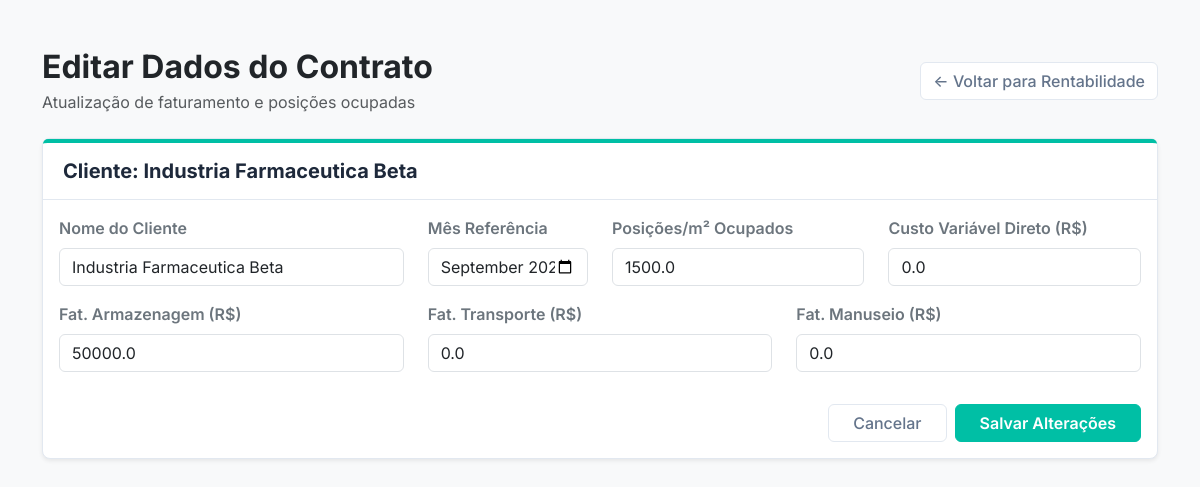
Screenshot of /editar_cliente/1 (signed in) with the database file from the repository.
### app.py (models this page shows, shortened)
class OperacaoCliente(db.Model):
    id = db.Column(db.Integer, primary_key=True)
    cd_id = db.Column(db.Integer, db.ForeignKey('centro_distribuicao.id'), nullable=False)
    mes_referencia = db.Column(db.String(7), nullable=False, default="2026-09") # Garantindo a existência da coluna
    cliente_nome = db.Column(db.String(100), nullable=False)
    paletes_ocupados = db.Column(db.Float, nullable=False)
    fat_armazenagem = db.Column(db.Float, default=0.0)
    fat_transporte = db.Column(db.Float, default=0.0)
    fat_manuseio = db.Column(db.Float, default=0.0)
    custo_variavel = db.Column(db.Float, nullable=False)

### app.py (the view, shortened to what this page needs)
@app.route('/editar_cliente/<int:cliente_id>', methods=['GET', 'POST'])
@login_required
@requer_plano('Premium')
def editar_cliente(cliente_id):
    cliente_atual = OperacaoCliente.query.get_or_404(cliente_id)
    return render_template('editar_cliente.html', cliente=cliente_atual)

### auth.py (called while the page is built, shortened)
def inicializar_auth(app, db, login_manager):
    global UsuarioModel
    class Usuario(UserMixin, db.Model):
        __tablename__ = 'usuario'
        id = db.Column(db.Integer, primary_key=True)
        empresa_id = db.Column(db.Integer, db.ForeignKey('empresa.id'), nullable=False)
        id = db.Column(db.Integer, primary_key=True)
        email = db.Column(db.String(120), unique=True, nullable=False)
        nome = db.Column(db.String(100), nullable=False)
        senha_hash = db.Column(db.String(256), nullable=False)
    UsuarioModel = Usuario
    @login_manager.user_loader
    def carregar_usuario(user_id):
        return UsuarioModel.query.get(int(user_id))
    return UsuarioModel

### templates/editar_cliente.html (shortened to what this page needs)
<!DOCTYPE html>
<html lang="pt-br">
  <head>
    <link
      href="https://cdn.jsdelivr.net/npm/bootstrap@5.3.0/dist/css/bootstrap.min.css"
      rel="stylesheet"
    />
    <link
      rel="stylesheet"
      href="{{ url_for('static', filename='css/style.css') }}"
    />
  </head>
  <body class="bg-light">
    <div class="container mt-5 mb-5">
      <div class="d-flex justify-content-between align-items-center mb-4">
        <div>
          <h2 class="fw-bold text-dark mb-1">Editar Dados do Contrato</h2>
          <span class="text-muted"
            >Atualização de faturamento e posições ocupadas</span
          >
        </div>
        <div>
          <a
            href="{{ url_for('rentabilidade_clientes', cd_id=cliente.cd_id) }}"
            class="btn btn-outline-secundaria"
            >← Voltar para Rentabilidade</a
          >
        </div>
      </div>
      <div class="card shadow-sm">
        <div class="card-header card-header-clean">
          <h5>Cliente: {{ cliente.cliente_nome }}</h5>
        </div>
        <div class="card-body">
          <form method="POST">
            <div class="row">
              <div class="col-md-4 mb-3">
                <label class="form-label fw-semibold text-secondary"
                  >Nome do Cliente</label
                >
                <input
                  type="text"
                  class="form-control"
                  name="nome_cliente"
                  value="{{ cliente.cliente_nome }}"
                  required
                />
              </div>
              <div class="col-md-2 mb-3">
                <label class="form-label fw-semibold text-secondary"
                  >Mês Referência</label
                >
                <input
                  type="month"
                  class="form-control"
                  name="mes_ref"
                  value="{{ cliente.mes_referencia }}"
                  required
                />
              </div>
              <div class="col-md-3 mb-3">
                <label class="form-label fw-semibold text-secondary"
                  >Posições/m² Ocupados</label
                >
                <input
                  type="number"
                  step="0.1"
                  class="form-control"
                  name="paletes_ocupados"
                  value="{{ cliente.paletes_ocupados }}"
                  required
                />
              </div>
              <div class="col-md-3 mb-3">
                <label class="form-label fw-semibold text-secondary"
                  >Custo Variável Direto (R$)</label
                >
                <input
                  type="number"
                  step="0.01"
                  class="form-control"
                  name="custo_variavel"
                  value="{{ cliente.custo_variavel }}"
                  required
                />
              </div>
            </div>
            <div class="row">
              <div class="col-md-4 mb-3">
                <label class="form-label fw-semibold text-secondary"
                  >Fat. Armazenagem (R$)</label
                >
                <input
                  type="number"
                  step="0.01"
                  class="form-control"
                  name="fat_armazenagem"
                  value="{{ cliente.fat_armazenagem }}"
                  required
                />
              </div>
              <div class="col-md-4 mb-3">
                <label class="form-label fw-semibold text-secondary"
                  >Fat. Transporte (R$)</label
                >
                <input
                  type="number"
                  step="0.01"
                  class="form-control"
                  name="fat_transporte"
                  value="{{ cliente.fat_transporte }}"
                  required
                />
              </div>
              <div class="col-md-4 mb-3">
                <label class="form-label fw-semibold text-secondary"
                  >Fat. Manuseio (R$)</label
                >
                <input
                  type="number"
                  step="0.01"
                  class="form-control"
                  name="fat_manuseio"
                  value="{{ cliente.fat_manuseio }}"
                  required
                />
              </div>
            </div>
            <div class="d-flex justify-content-end gap-2 mt-3">
              <a
                href="{{ url_for('rentabilidade_clientes', cd_id=cliente.cd_id) }}"
                class="btn btn-outline-secundaria px-4"
                >Cancelar</a
              >
              <button type="submit" class="btn btn-empresa px-4">
                Salvar Alterações
              </button>
            </div>
          </form>
        </div>
      </div>
    </div>
  </body>
</html>

### static/css/style.css (style rules this page uses)
:root { --cor-primaria: #00bfa5; --cor-primaria-hover: #009688; --cor-grafite-dark: #1e293b; --cor-grafite-muted: #64748b; --cor-cinza-bg: #f8fafc; --cor-borda: #e2e8f0; }
* { font-family: "Inter", -apple-system, BlinkMacSystemFont, sans-serif; }
body { background-color: var(--cor-cinza-bg); color: var(--cor-grafite-dark); }
.card-header-clean { background-color: #ffffff !important; border-top: 4px solid var(--cor-primaria); border-bottom: 1px solid var(--cor-borda); padding: 1rem 1.25rem; }
.card-header-clean h5 { color: var(--cor-grafite-dark); font-weight: 700; margin-bottom: 0; }
.card { border: 1px solid var(--cor-borda); border-radius: 8px; background-color: #ffffff; }
.btn-empresa { background-color: var(--cor-primaria); color: #ffffff; border: 1px solid var(--cor-primaria); font-weight: 600; }
.btn-outline-secundaria { color: var(--cor-grafite-muted); border: 1px solid var(--cor-borda); background-color: #ffffff; font-weight: 500; }

### rows the page displays
OperacaoCliente: cliente_nome "Industria Farmaceutica Beta", nome_cliente "Industria Farmaceutica Beta", mes_ref "2026-09", paletes_ocupados "1500.0", custo_variavel "0.0", fat_armazenagem "50000.0", fat_transporte "0.0", fat_manuseio "0.0"
